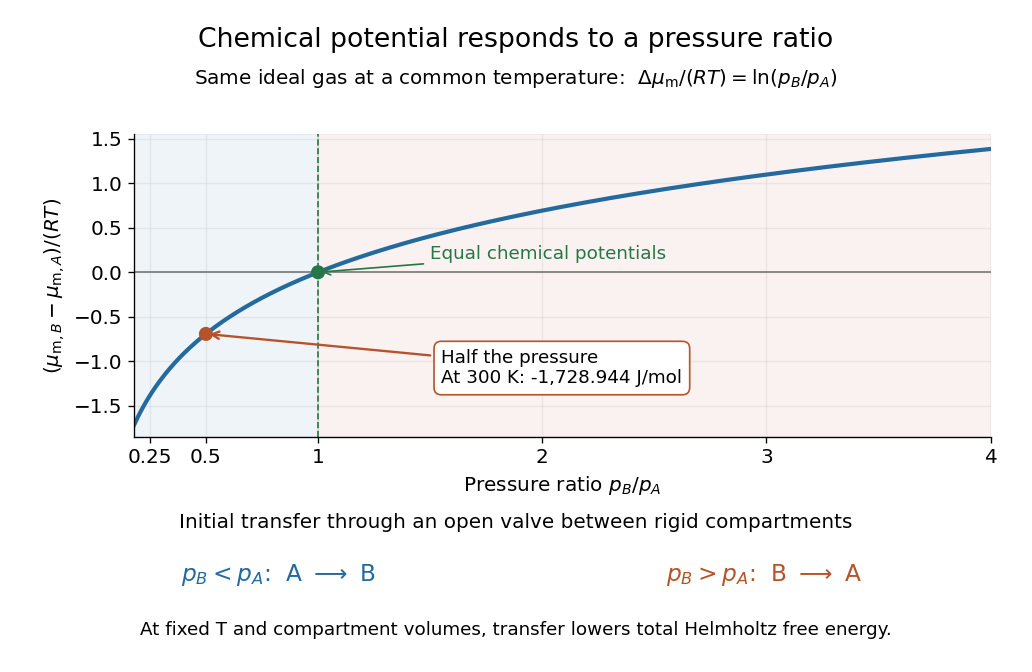

The Python source for this figure:
"""Plot an ideal gas's molar chemical-potential difference and exchange direction.

Writes chemical-potential-and-pressure.png in the current working directory.
Tested with Python 3.14.4, Matplotlib 3.10.7, and NumPy 2.3.5.
"""

from pathlib import Path

import matplotlib.pyplot as plt
import numpy as np


def main():
    gas_constant = 8.314462618  # Stipulated J / (mol K).
    temperature = 300.0  # K.
    ratio = np.linspace(0.18, 4.0, 700)
    blue, orange, green = "#236a9e", "#b6532b", "#267747"
    plt.rcParams.update({"font.size": 12, "figure.facecolor": "white",
                         "axes.facecolor": "white", "savefig.facecolor": "white"})
    fig, ax = plt.subplots(figsize=(8.6, 5.6), dpi=120)
    fig.subplots_adjust(left=0.13, right=0.96, bottom=0.35, top=0.80)
    fig.suptitle("Chemical potential responds to a pressure ratio", fontsize=16, y=0.96)
    fig.text(0.5, 0.875, r"Same ideal gas at a common temperature:  $\Delta\mu_{\rm m}/(RT)=\ln(p_B/p_A)$",
             ha="center", fontsize=12)
    ax.axvspan(0.18, 1.0, color=blue, alpha=0.07)
    ax.axvspan(1.0, 4.0, color=orange, alpha=0.07)
    ax.axhline(0, color="#777777", lw=1)
    ax.axvline(1, color=green, lw=1, ls="--")
    ax.plot(ratio, np.log(ratio), color=blue, lw=2.5)
    ax.scatter([0.5, 1.0], [np.log(0.5), 0], color=[orange, green], s=55, zorder=5)
    delta = -gas_constant * temperature * np.log(2)
    ax.annotate(f"Half the pressure\nAt 300 K: {delta:,.3f} J/mol",
                xy=(0.5, np.log(0.5)), xytext=(1.55, -1.25), fontsize=11,
                arrowprops={"arrowstyle": "->", "color": orange, "lw": 1.4},
                bbox={"boxstyle": "round,pad=0.4", "fc": "white", "ec": orange})
    ax.annotate("Equal chemical potentials", xy=(1, 0), xytext=(1.5, 0.15),
                fontsize=11, color=green,
                arrowprops={"arrowstyle": "->", "color": green})
    ax.set(xlim=(0.18, 4), ylim=(-1.85, 1.55),
           xlabel=r"Pressure ratio $p_B/p_A$",
           ylabel=r"$(\mu_{{\rm m},B}-\mu_{{\rm m},A})/(RT)$")
    ax.set_xticks([0.25, 0.5, 1, 2, 3, 4], ["0.25", "0.5", "1", "2", "3", "4"])
    ax.grid(alpha=0.2)
    ax.spines[["top", "right"]].set_visible(False)
    fig.text(0.5, 0.215, "Initial transfer through an open valve between rigid compartments",
             ha="center", fontsize=12)
    fig.text(0.27, 0.135, r"$p_B<p_A$:  A $\longrightarrow$ B", ha="center", color=blue, fontsize=14)
    fig.text(0.74, 0.135, r"$p_B>p_A$:  B $\longrightarrow$ A", ha="center", color=orange, fontsize=14)
    fig.text(0.5, 0.055, "At fixed T and compartment volumes, transfer lowers total Helmholtz free energy.",
             ha="center", fontsize=11)
    fig.savefig(Path.cwd() / Path(__file__).with_suffix(".png").name,
                facecolor="white", transparent=False)
    plt.close(fig)


if __name__ == "__main__":
    main()
